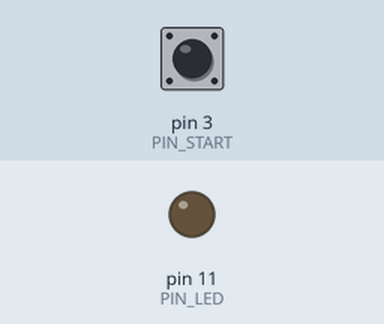
This sketch was run on a simulated Arduino Mega 2560, built with avr-gcc and run on an emulated ATmega2560. Parts: output pins drawn as LEDs (lit = HIGH). Dashed ring = blinking. Inputs (shaded band) come from the test bench; at power-on: pin 3 (PIN_START) HIGH. EEPROM starts erased.

Above: at 1.2 s.
1.3 s: pin 3 (PIN_START) pulled LOW for 0.15 s
At 1.7 s:
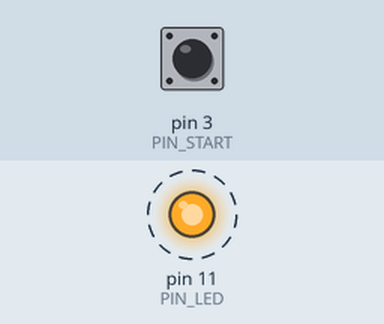
10.4 s: pin 3 (PIN_START) pulled LOW for 1 s
12.9 s: pin 3 (PIN_START) pulled LOW for 3.2 s
At 13.15 s:
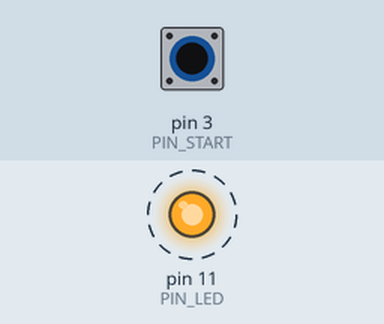
Timing chart, 0 to 21.6 s (numbered marks = the images above; inputs shaded):
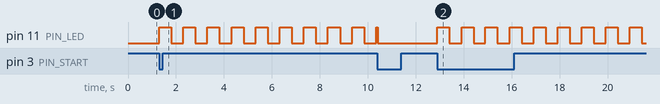

The sketch:

basis.ino
```cpp
// Lijnvolger - basisprogramma
// kapstok voor het finale programma, gebaseerd op het cyclus-programma van de leerkracht
// hardware: eigen PCB met ATmega32U4 (bord in de Arduino IDE: Arduino Leonardo)
//
// - commando's inlezen en status terugsturen via USB en bluetooth (BT05), zonder te blokkeren
// - instelbare parameters opgeslagen in EEPROM (overleven een reset en spanningsloos maken)
// - loop op vaste tijdstippen (cyclus, vergelijkbaar met een PLC)
// - start/stop via commando of via de drukknop (externe interrupt)
// - voorbeeld in de cyclus: de IR-leds knipperen zolang de robot "gestart" is
//   (IR-licht is onzichtbaar voor het oog, maar wel zichtbaar met een gsm-camera)

#include "SerialCommand.h"
#include "EEPROMAnything.h"
#include "TimeoutStream.h"

#define Baudrate   115200  // USB
#define BtBaudrate 9600    // BT05

// pinnen (zie elektrisch schema)
const uint8_t PIN_START  = 3;   // PD0, INT0, drukknop naar GND (10k pull-up)
const uint8_t PIN_LED    = 11;  // PB7, IR-leds van de sensoren (Q1)
const uint8_t PIN_NSLEEP = 2;   // PD1, DRV8833: laag houden = motoren uit
const uint8_t PIN_NFAULT = 30;  // PD5, DRV8833 foutmelding

const unsigned long DEBOUNCE_MS = 250;
const uint16_t PARAM_MAGIC = 0x4C42;  // controle of het EEPROM al geldige parameters bevat

// ---------- parameters in EEPROM ----------
struct param_t
{
  uint16_t magic;
  unsigned long cycleTime;  // cyclustijd in µs
  unsigned long blinkTime;  // knippertijd van de led in ms
  bool debug;               // true = elke seconde de status doorsturen
} params;

// ---------- communicatie: USB (Serial) en bluetooth (Serial1) ----------
TimeoutStream usbStream(Serial, 50);
TimeoutStream btStream(Serial1, 50);
SerialCommand usbCmd(usbStream);
SerialCommand btCmd(btStream);
Stream* out = &Serial;  // poort van het huidige commando: daar gaat het antwoord naartoe

// ---------- toestand ----------
volatile bool running = false;
volatile unsigned long lastPress = 0;
bool wasRunning = false;
unsigned long previous, calculationTime;
unsigned long lastBlink = 0, lastDebug = 0;
unsigned long cycleCount = 0;

// bericht naar USB en bluetooth, enkel als er plaats is in de zendbuffer (niet-blokkerend)
void sendAll(const char* msg)
{
  size_t len = strlen(msg) + 2;
  if (Serial.dtr() && Serial.availableForWrite() >= (int)len) Serial.println(msg);
  if (Serial1.availableForWrite() >= (int)len) Serial1.println(msg);
}

// ---------- interrupt: drukknop ----------
void onStartButton()
{
  unsigned long now = millis();
  if (now - lastPress < DEBOUNCE_MS) return;
  lastPress = now;
  running = !running;
}

void setup()
{
  pinMode(PIN_NFAULT, INPUT);    // de USB-code van de Leonardo gebruikt PD5 als TX-led: terug als ingang
  pinMode(PIN_NSLEEP, OUTPUT);
  digitalWrite(PIN_NSLEEP, LOW); // motoren blijven uit in het basisprogramma
  pinMode(PIN_LED, OUTPUT);
  digitalWrite(PIN_LED, LOW);
  pinMode(PIN_START, INPUT);     // externe pull-up van 10k

  Serial.begin(Baudrate);
  Serial1.begin(BtBaudrate);

  addCommands(usbCmd);
  addCommands(btCmd);

  EEPROM_readAnything(0, params);
  if (params.magic != PARAM_MAGIC)  // leeg EEPROM: standaardwaarden
  {
    params.magic = PARAM_MAGIC;
    params.cycleTime = 5000;
    params.blinkTime = 500;
    params.debug = false;
    EEPROM_writeAnything(0, params);
  }

  attachInterrupt(digitalPinToInterrupt(PIN_START), onStartButton, FALLING);

  sendAll("ready");
}

void loop()
{
  // commando's inlezen (niet-blokkerend)
  out = &Serial;
  usbCmd.readSerial();
  out = &Serial1;
  btCmd.readSerial();

  unsigned long current = micros();
  if (current - previous >= params.cycleTime)
  {
    previous = current;
    cycle();
  }

  unsigned long difference = micros() - current;
  if (difference > calculationTime) calculationTime = difference;
}

// code die cyclisch uitgevoerd wordt
void cycle()
{
  cycleCount++;

  // start / stop melden (knop of commando)
  if (running != wasRunning)
  {
    wasRunning = running;
    sendAll(running ? "gestart" : "gestopt");
    if (!running) digitalWrite(PIN_LED, LOW);
  }

  // voorbeeld: knipperende led zolang de robot gestart is
  if (running && millis() - lastBlink >= params.blinkTime)
  {
    lastBlink = millis();
    digitalWrite(PIN_LED, !digitalRead(PIN_LED));
  }

  // debug: elke seconde de status doorsturen
  if (params.debug && millis() - lastDebug >= 1000)
  {
    lastDebug = millis();
    char msg[64];
    snprintf(msg, sizeof(msg), "%s, cycli %lu, rekentijd %lu us", running ? "gestart" : "gestopt", cycleCount, calculationTime);
    sendAll(msg);
  }
}

// ---------- commando's ----------
void addCommands(SerialCommand& cmd)
{
  cmd.addCommand("set", onSet);
  cmd.addCommand("debug", onDebug);
  cmd.addCommand("start", onStart);
  cmd.addCommand("stop", onStop);
  cmd.addCommand("help", onHelp);
  cmd.setDefaultHandler(onUnknownCommand);
}

SerialCommand& currentCmd() { return out == &Serial ? usbCmd : btCmd; }

void onUnknownCommand(char* command)
{
  out->print(F("unknown command: \""));
  out->print(command);
  out->println(F("\""));
}

// set cycle <µs> | set blink <ms> | set debug <on|off>
void onSet()
{
  char* param = currentCmd().next();
  char* value = currentCmd().next();
  if (param == NULL || value == NULL)
  {
    out->println(F("gebruik: set <cycle|blink|debug> <waarde>"));
    return;
  }

  if      (strcmp(param, "cycle") == 0) params.cycleTime = constrain(atol(value), 500, 1000000);
  else if (strcmp(param, "blink") == 0) params.blinkTime = constrain(atol(value), 10, 10000);
  else if (strcmp(param, "debug") == 0) params.debug = (strcmp(value, "on") == 0 || strcmp(value, "1") == 0);
  else
  {
    out->print(F("onbekende parameter: "));
    out->println(param);
    return;
  }

  EEPROM_writeAnything(0, params);
  out->print(F("ok "));
  out->println(param);
}

// alle parameters en de rekentijd tonen
void onDebug()
{
  out->print(F("cycle time: "));       out->println(params.cycleTime);
  out->print(F("blink time: "));       out->println(params.blinkTime);
  out->print(F("debug: "));            out->println(params.debug ? F("on") : F("off"));
  out->print(F("toestand: "));         out->println(running ? F("gestart") : F("gestopt"));
  out->print(F("calculation time: ")); out->println(calculationTime);
  calculationTime = 0;
}

void onStart()
{
  running = true;
}

void onStop()
{
  running = false;
}

void onHelp()
{
  out->println(F("set cycle <us> | set blink <ms> | set debug <on|off>"));
  out->println(F("start | stop | debug | help"));
}
```

EEPROMAnything.h
```cpp
#include <EEPROM.h>
#include <Arduino.h>  // for type definitions

template <class T> int EEPROM_writeAnything(int ee, const T& value)
{
    const byte* p = (const byte*)(const void*)&value;
    unsigned int i;
    for (i = 0; i < sizeof(value); i++)
          EEPROM.write(ee++, *p++);
    return i;
}

template <class T> int EEPROM_readAnything(int ee, T& value)
{
    byte* p = (byte*)(void*)&value;
    unsigned int i;
    for (i = 0; i < sizeof(value); i++)
          *p++ = EEPROM.read(ee++);
    return i;
}

template <class T> int EEPROM_resetAnything(int ee, const T& value)
{
    const byte* p = (const byte*)(const void*)&value;
    unsigned int i;
    for (i = 0; i < sizeof(value); i++)
          EEPROM.write(ee++, 0);
    return i;
}
```

SerialCommand.cpp
```cpp
// (licence header left out)
#if defined(ARDUINO) && ARDUINO >= 100
#include "Arduino.h"
#else
#include "WProgram.h"
#endif

#include "SerialCommand.h"


#include <string.h>

SerialCommand::SerialCommand(Stream &stream)
{
	serial = &stream;
	strncpy(delim," ",MAXDELIMETER);  // strtok_r needs a null-terminated string
	term='\r';   // return character, default terminator for commands
	numCommand=0;    // Number of callback handlers installed
	clearBuffer();
}


//
// Initialize the command buffer being processed to all null characters
//
void SerialCommand::clearBuffer()
{
	for (int i=0; i<SERIALCOMMANDBUFFER; i++)
	{
		buffer[i]='\0';
	}
	bufPos=0;
}

// Retrieve the next token ("word" or "argument") from the Command buffer.
// returns a NULL if no more tokens exist.
char *SerialCommand::next()
{
	char *nextToken;
	nextToken = strtok_r(NULL, delim, &last);
	return nextToken;
}

// This checks the Serial stream for characters, and assembles them into a buffer.
// When the terminator character (default '\r') is seen, it starts parsing the
// buffer for a prefix command, and calls handlers setup by addCommand() member
void SerialCommand::readSerial()
{
	while (serial->available() > 0)
	{
		int i;
		boolean matched;
		inChar=serial->read();   // Read single available character, there may be more waiting

		#ifdef SERIALCOMMANDDEBUG
		serial->print(inChar);   // Echo back to serial stream
		#endif

		if (inChar==term)      // Check for the terminator (default '\r') meaning end of command
		{
			#ifdef SERIALCOMMANDDEBUG
			serial->print("Received: ");
			serial->println(buffer);
		        #endif
			bufPos=0;           // Reset to start of buffer
			token = strtok_r(buffer,delim,&last);   // Search for command at start of buffer
			if (token == NULL) return;
			matched=false;
			for (i=0; i<numCommand; i++)
                        {
				#ifdef SERIALCOMMANDDEBUG
				serial->print("Comparing [");
				serial->print(token);
				serial->print("] to [");
				serial->print(CommandList[i].command);
				serial->println("]");
				#endif
				// Compare the found command against the list of known commands for a match
				if (strncmp(token,CommandList[i].command,SERIALCOMMANDBUFFER) == 0)
				{
					#ifdef SERIALCOMMANDDEBUG
					serial->print("Matched Command: ");
					serial->println(token);
					#endif
					// Execute the stored handler function for the command
					(*CommandList[i].function)();
					clearBuffer();
					matched=true;
					break;
				}
			}
			if (matched==false)
                        {
				if (defaultHandler != NULL) (*defaultHandler)(token);
				clearBuffer();
			}

		}
		if (isprint(inChar))   // Only printable characters into the buffer
		{
			buffer[bufPos++]=inChar;   // Put character into buffer
			buffer[bufPos]='\0';  // Null terminate
			if (bufPos > SERIALCOMMANDBUFFER-1) bufPos=0; // wrap buffer around if full
		}
	}
}

// Adds a "command" and a handler function to the list of available commands.
// This is used for matching a found token in the buffer, and gives the pointer
// to the handler function to deal with it.
void SerialCommand::addCommand(const char *command, void (*function)())
{
	if (numCommand < MAXSERIALCOMMANDS)
        {
		#ifdef SERIALCOMMANDDEBUG
		serial->print(numCommand);
		serial->print("-");
		serial->print("Adding command for ");
		serial->println(command);
		#endif

		strncpy(CommandList[numCommand].command,command,SERIALCOMMANDBUFFER);
		CommandList[numCommand].function = function;
		numCommand++;
	}
        else
        {
		// In this case, you tried to push more commands into the buffer than it is compiled to hold.
		// Not much we can do since there is no real visible error assertion, we just ignore adding
		// the command
		#ifdef SERIALCOMMANDDEBUG
		serial->println("Too many handlers - recompile changing MAXSERIALCOMMANDS");
		#endif
	}
}

// This sets up a handler to be called in the event that the receveived command string
// isn't in the list of things with handlers.
void SerialCommand::setDefaultHandler(void (*function)(char*))
{
	defaultHandler = function;
}
```

SerialCommand.h
```cpp
// (licence header left out)
#ifndef SerialCommand_h
#define SerialCommand_h

#if defined(ARDUINO) && ARDUINO >= 100
#include "Arduino.h"
#else
#include "WProgram.h"
#endif

#include <string.h>


#define SERIALCOMMANDBUFFER 32
#define MAXSERIALCOMMANDS 10
#define MAXDELIMETER 2

#define SERIALCOMMANDDEBUG 1
#undef SERIALCOMMANDDEBUG      // Comment this out to run the library in debug mode (verbose messages)

class SerialCommand
{
	public:
		SerialCommand(Stream &stream);  // Constructor for using SoftwareSerial objects

		void clearBuffer();   // Sets the command buffer to all '\0' (nulls)
		char *next();         // returns pointer to next token found in command buffer (for getting arguments to commands)
		void readSerial();    // Main entry point.
		void addCommand(const char *, void(*)());   // Add commands to processing dictionary
		void setDefaultHandler(void (*function)(char*));    // A handler to call when no valid command received.

	private:
		char inChar;          // A character read from the serial stream
		char buffer[SERIALCOMMANDBUFFER];   // Buffer of stored characters while waiting for terminator character
		int  bufPos;                        // Current position in the buffer
		char delim[MAXDELIMETER];           // null-terminated list of character to be used as delimeters for tokenizing (default " ")
		char term;                          // Character that signals end of command (default '\r')
		char *token;                        // Returned token from the command buffer as returned by strtok_r
		char *last;                         // State variable used by strtok_r during processing
		typedef struct _callback {
			char command[SERIALCOMMANDBUFFER];
			void (*function)();
		} SerialCommandCallback;            // Data structure to hold Command/Handler function key-value pairs
		int numCommand;
		SerialCommandCallback CommandList[MAXSERIALCOMMANDS];   // Actual definition for command/handler array
		void (*defaultHandler)(char*);           // Pointer to the default handler function
		Stream *serial;         // Pointer to a user-created SoftwareSerial object
};

#endif //SerialCommand_h
```

TimeoutStream.h
```cpp
#ifndef TimeoutStream_h
#define TimeoutStream_h

#include <Arduino.h>

// Stream-wrapper voor SerialCommand (die een commando pas uitvoert na een '\r'):
// - '\n' wordt doorgegeven als '\r', zodat ook terminals met enkel Newline werken
// - komt er na een commando een tijd niets meer binnen, dan wordt er zelf een '\r' toegevoegd,
//   zodat BLE-apps (bv. LightBlue op iPhone) die zonder enter sturen ook werken
class TimeoutStream : public Stream
{
public:
  TimeoutStream(Stream& stream, unsigned long timeout) : stream_(stream), timeout_(timeout) {}

  int available() override { return stream_.available() ? stream_.available() : (timedOut() ? 1 : 0); }
  int peek() override { return stream_.available() ? convert(stream_.peek()) : (timedOut() ? '\r' : -1); }
  int read() override
  {
    if (stream_.available())
    {
      int c = convert(stream_.read());
      pending_ = (c != '\r');
      lastRead_ = millis();
      return c;
    }
    if (timedOut())
    {
      pending_ = false;
      return '\r';
    }
    return -1;
  }
  size_t write(uint8_t c) override { return stream_.write(c); }
  int availableForWrite() override { return stream_.availableForWrite(); }

private:
  static int convert(int c) { return c == '\n' ? '\r' : c; }
  bool timedOut() { return pending_ && millis() - lastRead_ >= timeout_; }

  Stream& stream_;
  unsigned long timeout_;
  unsigned long lastRead_ = 0;
  bool pending_ = false;
};

#endif
```

Measured:
- after the input at 1.3 s, pin 11 (PIN_LED): alternates HIGH for 0.50 s and LOW for 0.50 s, starting at once
- after the input at 12.9 s, pin 11 (PIN_LED): alternates HIGH for 0.50 s and LOW for 0.50 s, starting at once
